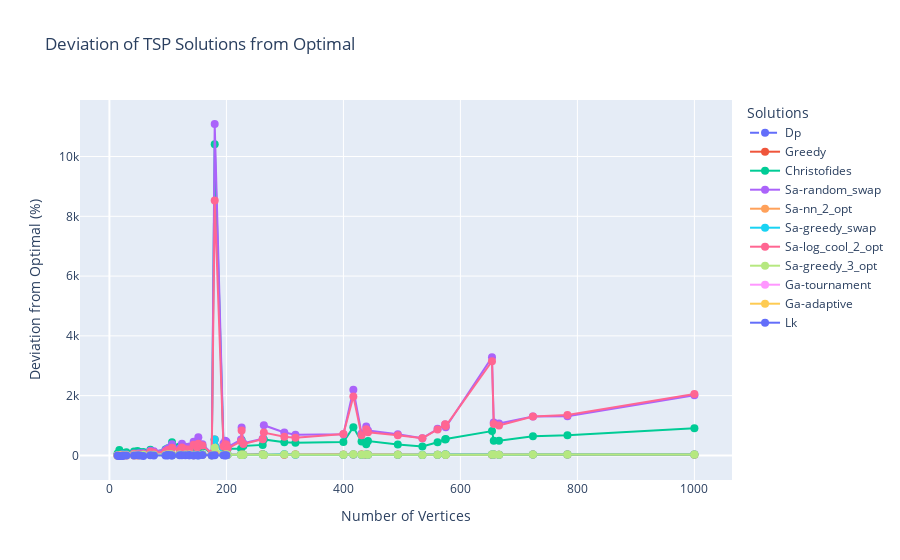

The code cell stored with this chart in its notebook:
### Markdown cell above
## Deviation From Optimality

### Code cell
# Prepare data for the plot
deviations_from_optimal = list(map(lambda solution: f'{solution}_deviation_from_optimal', ALL_SOLUTIONS))
legend = list(map(lambda solution: solution.capitalize(), ALL_SOLUTIONS))

# Create a new DataFrame to store the averaged results
averaged_deviation_data = df_loaded.groupby('number_of_vertices', as_index=False).mean(numeric_only=True)

# Create a Plotly figure
fig = go.Figure()

# Add traces for each solution's deviation from optimal
for idx, deviation in enumerate(deviations_from_optimal):
	# Directly use the averaged deviation values
	y_values = averaged_deviation_data[deviation]

	# Create a scatter plot with lines connecting the points
	fig.add_trace(go.Scatter(
		x=averaged_deviation_data['number_of_vertices'],
		y=y_values,
		mode='lines+markers',
		name=legend[idx],
		line=dict(dash='dash' if 'Dp' in legend[idx] else 'solid'),  # Dashed line for DP
		marker=dict(size=8),
		connectgaps=True  # This option connects gaps in data points
	))

# Update layout
fig.update_layout(
	title='Deviation of TSP Solutions from Optimal',
	xaxis_title='Number of Vertices',
	yaxis_title='Deviation from Optimal (%)',
	legend_title='Solutions',
	hovermode='x unified',  # Show hover information for all traces at x
)

# Show the plot
fig.show()

### Figure 1 — Plotly figure (JSON) as saved in the notebook; plotly's stock layout.template omitted (floating-point values rounded to 4 significant figures)
{"data": [{"connectgaps": true, "line": {"dash": "dash"}, "marker": {"size": 8}, "mode": "lines+markers", "name": "Dp", "type": "scatter", "x": [14, 16, 17, 21, 22, 24, 29, 42, 48, 52, 58, 70, 76, 96, 99, 100, 101, 105, 107, 120, 124, 130, 136, 137, 144, 150, 152, 159, 175, 180, 195, 198, 200, 202, 225, 226, 229, 262, 264, 299, 318, 400, 417, 431, 439, 442, 493, 535, 561, 574, 575, 654, 657, 666, 724, 783, 1000], "y": [0, 0, 0, null, null, null, null, null, null, null, null, null, null, null, null, null, null, null, null, null, null, null, null, null, null, null, null, null, null, null, null, null, null, null, null, null, null, null, null, null, null, null, null, null, null, null, null, null, null, null, null, null, null, null, null, null, null]}, {"connectgaps": true, "line": {"dash": "solid"}, "marker": {"size": 8}, "mode": "lines+markers", "name": "Greedy", "type": "scatter", "x": [14, 16, 17, 21, 22, 24, 29, 42, 48, 52, 58, 70, 76, 96, 99, 100, 101, 105, 107, 120, 124, 130, 136, 137, 144, 150, 152, 159, 175, 180, 195, 198, 200, 202, 225, 226, 229, 262, 264, 299, 318, 400, 417, 431, 439, 442, 493, 535, 561, 574, 575, 654, 657, 666, 724, 783, 1000], "y": [21.82, 45.62, 70.39, 23.13, 50.95, 22.09, 18.16, 32.41, 18.96, 19.08, 21.18, 19.34, 41.89, 28.45, 29.21, 27.0, 31.2, 41.61, 5.361, 34.7, 17.4, 23.98, 24.81, 34.44, 5.319, 25.96, 16.31, 29.92, 3.999, 533.8, 18.9, 18.0, 23.76, 22.85, 21.86, 17.81, 20.67, 36.31, 18.09, 24.3, 28.56, 25.44, 27.43, 22.55, 22.45, 22.07, 24.7, 14.3, 23.85, 27.03, 24.75, 25.31, 27.12, 24.67, 31.77, 27.81, 32.0]}, {"connectgaps": true, "line": {"dash": "solid"}, "marker": {"size": 8}, "mode": "lines+markers", "name": "Christofides", "type": "scatter", "x": [14, 16, 17, 21, 22, 24, 29, 42, 48, 52, 58, 70, 76, 96, 99, 100, 101, 105, 107, 120, 124, 130, 136, 137, 144, 150, 152, 159, 175, 180, 195, 198, 200, 202, 225, 226, 229, 262, 264, 299, 318, 400, 417, 431, 439, 442, 493, 535, 561, 574, 575, 654, 657, 666, 724, 783, 1000], "y": [62.89, 20.06, 179.0, 62.8, 46.63, 84.98, 107.9, 134.5, 150.1, 116.8, 117.2, 188.6, 117.8, 195.6, 217.1, 240.3, 216.8, 230.1, 441.6, 297.9, 202.8, 192.1, 169.0, 195.6, 164.3, 299.6, 118.0, 294.6, 50.27, 10410.0, 271.6, 357.5, 376.2, 220.5, 223.5, 518.5, 317.1, 352.0, 535.9, 444.4, 420.7, 446.8, 943.9, 464.9, 376.5, 483.7, 362.7, 301.3, 439.9, 536.8, 546.8, 813.4, 493.6, 494.7, 638.5, 674.3, 909.5]}, {"connectgaps": true, "line": {"dash": "solid"}, "marker": {"size": 8}, "mode": "lines+markers", "name": "Sa-random_swap", "type": "scatter", "x": [14, 16, 17, 21, 22, 24, 29, 42, 48, 52, 58, 70, 76, 96, 99, 100, 101, 105, 107, 120, 124, 130, 136, 137, 144, 150, 152, 159, 175, 180, 195, 198, 200, 202, 225, 226, 229, 262, 264, 299, 318, 400, 417, 431, 439, 442, 493, 535, 561, 574, 575, 654, 657, 666, 724, 783, 1000], "y": [0.3912, 0.5249, 6.039, 26.86, 22.57, 20.99, 26.95, 66.33, 65.02, 76.74, 72.52, 155.9, 139.1, 185.2, 202.3, 232.0, 178.6, 287.6, 376.9, 227.3, 387.0, 293.1, 263.7, 296.6, 461.3, 330.0, 607.9, 376.7, 67.95, 11090.0, 397.8, 493.6, 458.0, 280.8, 528.8, 931.0, 404.6, 556.3, 1011.0, 768.8, 690.4, 710.4, 2198.0, 735.4, 966.1, 832.1, 711.5, 577.4, 895.5, 1034.0, 941.3, 3284.0, 1100.0, 1067.0, 1304.0, 1308.0, 2010.0]}, {"connectgaps": true, "line": {"dash": "solid"}, "marker": {"size": 8}, "mode": "lines+markers", "name": "Sa-nn_2_opt", "type": "scatter", "x": [14, 16, 17, 21, 22, 24, 29, 42, 48, 52, 58, 70, 76, 96, 99, 100, 101, 105, 107, 120, 124, 130, 136, 137, 144, 150, 152, 159, 175, 180, 195, 198, 200, 202, 225, 226, 229, 262, 264, 299, 318, 400, 417, 431, 439, 442, 493, 535, 561, 574, 575, 654, 657, 666, 724, 783, 1000], "y": [0.6921, 0.2333, 3.966, 0, 1.896, 6.053, 10.1, 35.7, 23.13, 25.47, 23.93, 19.1, 26.78, 25.5, 24.62, 26.5, 32.27, 36.84, 14.6, 28.61, 13.62, 41.26, 19.94, 39.53, 10.54, 20.94, 21.87, 21.34, 4.195, 73.85, 20.27, 20.49, 27.18, 25.86, 23.62, 27.05, 30.84, 36.31, 17.81, 35.03, 28.66, 29.63, 33.38, 37.83, 28.5, 27.16, 26.75, 12.38, 21.43, 27.93, 23.72, 29.85, 27.41, 20.53, 29.67, 29.22, 26.26]}, {"connectgaps": true, "line": {"dash": "solid"}, "marker": {"size": 8}, "mode": "lines+markers", "name": "Sa-greedy_swap", "type": "scatter", "x": [14, 16, 17, 21, 22, 24, 29, 42, 48, 52, 58, 70, 76, 96, 99, 100, 101, 105, 107, 120, 124, 130, 136, 137, 144, 150, 152, 159, 175, 180, 195, 198, 200, 202, 225, 226, 229, 262, 264, 299, 318, 400, 417, 431, 439, 442, 493, 535, 561, 574, 575, 654, 657, 666, 724, 783, 1000], "y": [0, 1.166, 9.947, 10.34, 11.22, 27.44, 19.38, 26.58, 18.05, 22.29, 16.52, 23.75, 24.53, 19.47, 29.38, 28.29, 26.31, 31.65, 5.799, 27.08, 18.78, 25.13, 23.3, 36.03, 31.27, 26.45, 9.655, 27.54, 4.494, 533.8, 14.51, 21.6, 31.08, 18.85, 24.13, 18.17, 23.26, 27.34, 19.8, 38.25, 25.98, 24.8, 30.1, 22.41, 26.71, 25.76, 23.45, 14.12, 21.57, 28.71, 26.83, 28.69, 31.89, 22.42, 29.74, 28.91, 27.55]}, {"connectgaps": true, "line": {"dash": "solid"}, "marker": {"size": 8}, "mode": "lines+markers", "name": "Sa-log_cool_2_opt", "type": "scatter", "x": [14, 16, 17, 21, 22, 24, 29, 42, 48, 52, 58, 70, 76, 96, 99, 100, 101, 105, 107, 120, 124, 130, 136, 137, 144, 150, 152, 159, 175, 180, 195, 198, 200, 202, 225, 226, 229, 262, 264, 299, 318, 400, 417, 431, 439, 442, 493, 535, 561, 574, 575, 654, 657, 666, 724, 783, 1000], "y": [0.3912, 0.7873, 12.82, 15.26, 1.896, 6.604, 10.63, 44.25, 34.94, 36.61, 36.07, 121.8, 99.49, 124.3, 164.3, 145.8, 184.6, 170.6, 259.7, 172.1, 265.6, 208.1, 197.0, 186.9, 354.1, 262.3, 386.7, 334.7, 59.94, 8532.0, 297.7, 373.4, 357.8, 232.4, 472.2, 834.6, 379.5, 539.7, 764.4, 623.2, 595.0, 716.6, 1974.0, 672.4, 876.0, 773.6, 676.0, 572.6, 869.0, 1047.0, 980.2, 3151.0, 1049.0, 999.0, 1299.0, 1354.0, 2054.0]}, {"connectgaps": true, "line": {"dash": "solid"}, "marker": {"size": 8}, "mode": "lines+markers", "name": "Sa-greedy_3_opt", "type": "scatter", "x": [14, 16, 17, 21, 22, 24, 29, 42, 48, 52, 58, 70, 76, 96, 99, 100, 101, 105, 107, 120, 124, 130, 136, 137, 144, 150, 152, 159, 175, 180, 195, 198, 200, 202, 225, 226, 229, 262, 264, 299, 318, 400, 417, 431, 439, 442, 493, 535, 561, 574, 575, 654, 657, 666, 724, 783, 1000], "y": [0, 0.2333, 0.1199, 4.285, 0.4278, 2.83, 10.94, 26.48, 21.55, 8.488, 20.03, 23.48, 20.88, 25.3, 18.68, 27.25, 26.31, 41.61, 19.8, 31.73, 13.39, 32.4, 22.98, 31.38, 5.319, 24.46, 16.72, 31.03, 4.452, 255.4, 23.08, 21.85, 35.69, 20.97, 20.24, 18.17, 24.56, 30.1, 16.63, 27.39, 27.89, 24.91, 35.77, 26.05, 27.53, 23.55, 24.28, 13.65, 21.21, 26.66, 25.87, 29.07, 28.02, 22.0, 30.62, 29.26, 27.92]}, {"connectgaps": true, "line": {"dash": "solid"}, "marker": {"size": 8}, "mode": "lines+markers", "name": "Ga-tournament", "type": "scatter", "x": [14, 16, 17, 21, 22, 24, 29, 42, 48, 52, 58, 70, 76, 96, 99, 100, 101, 105, 107, 120, 124, 130, 136, 137, 144, 150, 152, 159, 175, 180, 195, 198, 200, 202, 225, 226, 229, 262, 264, 299, 318, 400, 417, 431, 439, 442, 493, 535, 561, 574, 575, 654, 657, 666, 724, 783, 1000], "y": [0, 0, 0, 0, 0, 0, 0, 0, 0.3198, null, null, null, null, null, null, null, null, null, null, null, null, null, null, null, null, null, null, null, null, null, null, null, null, null, null, null, null, null, null, null, null, null, null, null, null, null, null, null, null, null, null, null, null, null, null, null, null]}, {"connectgaps": true, "line": {"dash": "solid"}, "marker": {"size": 8}, "mode": "lines+markers", "name": "Ga-adaptive", "type": "scatter", "x": [14, 16, 17, 21, 22, 24, 29, 42, 48, 52, 58, 70, 76, 96, 99, 100, 101, 105, 107, 120, 124, 130, 136, 137, 144, 150, 152, 159, 175, 180, 195, 198, 200, 202, 225, 226, 229, 262, 264, 299, 318, 400, 417, 431, 439, 442, 493, 535, 561, 574, 575, 654, 657, 666, 724, 783, 1000], "y": [0, 0, 0, 0, 0, 0, 0, 0.1431, 0.4745, null, null, null, null, null, null, null, null, null, null, null, null, null, null, null, null, null, null, null, null, null, null, null, null, null, null, null, null, null, null, null, null, null, null, null, null, null, null, null, null, null, null, null, null, null, null, null, null]}, {"connectgaps": true, "line": {"dash": "solid"}, "marker": {"size": 8}, "mode": "lines+markers", "name": "Lk", "type": "scatter", "x": [14, 16, 17, 21, 22, 24, 29, 42, 48, 52, 58, 70, 76, 96, 99, 100, 101, 105, 107, 120, 124, 130, 136, 137, 144, 150, 152, 159, 175, 180, 195, 198, 200, 202, 225, 226, 229, 262, 264, 299, 318, 400, 417, 431, 439, 442, 493, 535, 561, 574, 575, 654, 657, 666, 724, 783, 1000], "y": [-2.257, -19.29, -16.24, -7.056, -19.42, -3.538, -1.694, -1.86, 1.599, 1.031, -15.48, 4.106, -0.6431, -0.03804, 3.227, 3.534, 7.231, 1.554, -6.447, 3.126, 1.882, 4.673, 8.965, 3.794, -6.188, 4.388, -4.692, 16.14, 0.7194, 3.59, 5.183, -4.479, 5.078, null, null, null, null, null, null, null, null, null, null, null, null, null, null, null, null, null, null, null, null, null, null, null, null]}], "layout": {"hovermode": "x unified", "legend": {"title": {"text": "Solutions"}}, "title": {"text": "Deviation of TSP Solutions from Optimal"}, "xaxis": {"title": {"text": "Number of Vertices"}}, "yaxis": {"title": {"text": "Deviation from Optimal (%)"}}}}
